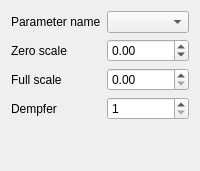
     <widget class="QWidget" name="tab_10">
      <attribute name="title">
       <string>Газова</string>
      </attribute>
      <layout class="QGridLayout" name="gridLayout_12">
       <item row="3" column="1">
        <widget class="QSpinBox" name="sb_f_5">
         <property name="keyboardTracking">
          <bool>false</bool>
         </property>
         <property name="minimum">
          <number>1</number>
         </property>
         <property name="maximum">
          <number>100</number>
         </property>
        </widget>
       </item>
       <item row="0" column="0">
        <widget class="QLabel" name="label_49">
         <property name="sizePolicy">
          <sizepolicy hsizetype="Fixed" vsizetype="Preferred">
           <horstretch>0</horstretch>
           <verstretch>0</verstretch>
          </sizepolicy>
         </property>
         <property name="text">
          <string>Parameter name</string>
         </property>
        </widget>
       </item>
       <item row="0" column="1">
        <widget class="QComboBox" name="bx_Teg_5"/>
       </item>
       <item row="1" column="0">
        <widget class="QLabel" name="label_50">
         <property name="sizePolicy">
          <sizepolicy hsizetype="Fixed" vsizetype="Preferred">
           <horstretch>0</horstretch>
           <verstretch>0</verstretch>
          </sizepolicy>
         </property>
         <property name="text">
          <string>Zero scale</string>
         </property>
        </widget>
       </item>
       <item row="1" column="1">
        <widget class="QDoubleSpinBox" name="sb_Zs_5">
         <property name="keyboardTracking">
          <bool>false</bool>
         </property>
         <property name="minimum">
          <double>-1000.000000000000000</double>
         </property>
         <property name="maximum">
          <double>1000.000000000000000</double>
         </property>
        </widget>
       </item>
       <item row="2" column="0">
        <widget class="QLabel" name="label_48">
         <property name="sizePolicy">
          <sizepolicy hsizetype="Fixed" vsizetype="Preferred">
           <horstretch>0</horstretch>
           <verstretch>0</verstretch>
          </sizepolicy>
         </property>
         <property name="text">
          <string>Full scale</string>
         </property>
        </widget>
       </item>
       <item row="2" column="1">
        <widget class="QDoubleSpinBox" name="sb_Fs_5">
         <property name="keyboardTracking">
          <bool>false</bool>
         </property>
         <property name="maximum">
          <double>1000.000000000000000</double>
         </property>
        </widget>
       </item>
       <item row="3" column="0">
        <widget class="QLabel" name="label_47">
         <property name="sizePolicy">
          <sizepolicy hsizetype="Fixed" vsizetype="Preferred">
           <horstretch>0</horstretch>
           <verstretch>0</verstretch>
          </sizepolicy>
         </property>
         <property name="text">
          <string>Dempfer</string>
         </property>
        </widget>
       </item>
       <item row="4" column="0" colspan="2">
        <spacer name="verticalSpacer_10">
         <property name="orientation">
          <enum>Qt::Vertical</enum>
         </property>
         <property name="sizeHint" stdset="0">
          <size>
           <width>20</width>
           <height>40</height>
          </size>
         </property>
        </spacer>
       </item>
      </layout>
     </widget>
